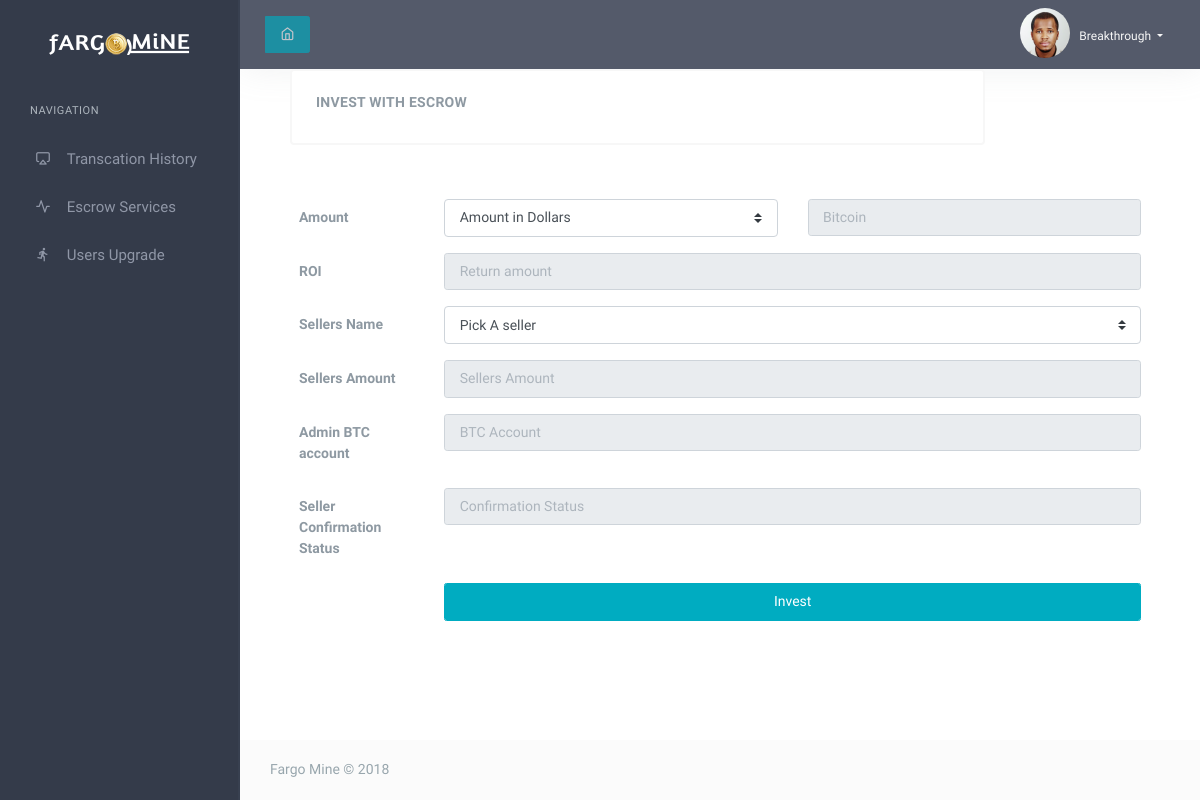
The app's page /user/escrow_buy.php (signed in) with its own data.
### tables this page shows
CREATE TABLE IF NOT EXISTS `users` (
  `user_id` int(11) NOT NULL AUTO_INCREMENT,
  `firstname` varchar(60) NOT NULL,
  `surname` varchar(60) NOT NULL,
  `email` varchar(60) NOT NULL,
  `phone_number` varchar(60) NOT NULL,
  `gender` varchar(10) NOT NULL,
  `country` varchar(60) NOT NULL,
  `state` varchar(60) NOT NULL,
  `block_chain` varchar(100) NOT NULL,
  `password` varchar(250) NOT NULL,
  `dob` varchar(60) NOT NULL,
  `profile_pic_path` varchar(100) NOT NULL,
  `admin` int(3) NOT NULL DEFAULT '0',
  `status` varchar(60) NOT NULL DEFAULT 'new',
  PRIMARY KEY (`user_id`)
);

### user/libraries/functions.inc.php (called while the page is built, shortened)
<?php
require_once 'db_config.php';
function fetch_user($user_id = null){
	global $link;
	if ($user_id != null) {
		$sql = "SELECT * FROM users WHERE user_id = '$user_id'";
		$query = mysqli_query($link, $sql);
		if (mysqli_num_rows($query) > 0) {
			$row = mysqli_fetch_array($query);
			return $row;
		} return false;
	} return false;
}
function investment_date($user_id){
	global $link;
        $sql = "SELECT history.* FROM history INNER JOIN users ON history.user_id = users.user_id WHERE history.txType = 'Deposit' AND users.user_id = '$user_id' ORDER BY time DESC LIMIT 1";
        $query = mysqli_query($link, $sql);
        if (mysqli_num_rows($query) > 0) {
            	$row = mysqli_fetch_assoc($query);
                $time = $row['time'];
				$expected_time = $row['expected_time'];
					 if ($time < $expected_time) {
                   			 return false;
					}else{
							return true;
					}
        }else{
			return true;
		}
}

### user/escrow_buy.php (the view, shortened to what this page needs)
<?php require_once 'left-header.php'; ?>
<?php require_once 'top-menu.php'; ?>
<div class="row">
    <div class="col-12">
        <div class="card">
            <div class="card-body">
                <h4 class="header-title">Invest With Escrow</h4>
                </div>
             </div>
        </div>
    </div>
<div class="card-body">
<?php if (investment_date($user_id)) { ?>
   <form class="form-horizontal" action="<?php echo $_SERVER['PHP_SELF']; ?>" method="post">
    <div class="form-group row">
        <label class="col-sm-2 col-form-label" for="example-email">Amount</label>
        <div class="col-sm-5">
            <select class="custom-select" id="sel" name="amount">
            <option selected="">Amount in Dollars</option>
        </select>
        </div>
        <div class="col-sm-5">
            <input type="text" placeholder="Bitcoin" readonly class="form-control" id="result_new" name="bitcoin">
        </div>
    </div>
    <div class="form-group row">
        <label class="col-sm-2 col-form-label" for="example-email">ROI</label>
        <div class="col-sm-10">
            <input type="text" id="roi" name="roi" class="form-control" placeholder="Return amount" readonly>
        </div>
    </div>
     <div class="form-group row">
        <label class="col-sm-2 col-form-label" for="example-email">Sellers Name</label>
        <div class="col-sm-10">
            <select class="custom-select" id="seller" name="seller_name">
            <option selected="" disabled>Pick A seller</option>
        </select>
            </div>
        </div>
         <div class="form-group row">
        <label class="col-sm-2 col-form-label" for="example-email">Sellers Amount</label>
        <div class="col-sm-10">
            <input type="text" id="amount" class="form-control" placeholder="Sellers Amount" readonly name="esAmount">
        </div>
    </div>
     <div class="form-group row">
        <label class="col-sm-2 col-form-label" for="example-email">Admin BTC account</label>
        <div class="col-sm-10">
            <input type="text" id="random" class="form-control" placeholder="BTC Account" readonly name="admin_btc">
        </div>
    </div>
     <div class="form-group row">
        <label class="col-sm-2 col-form-label" for="example-email">Seller Confirmation Status</label>
        <div class="col-sm-10">
            <input type="text" id="confirm" class="form-control" placeholder="Confirmation Status" readonly name="esConfirm">
        </div>
    </div>
        <div class="form-group row">
        <label class="col-sm-2 col-form-label" for="example-email"></label>
        <div class="col-sm-10">
            <input type="submit" id="example-email" name="submit" class="form-control btn btn-primary" placeholder="Subject" value="Invest">
        </div>
    </div>
</form>
                    <?php } ?>
    </div></div></div></div>
<?php require_once 'footer.php'?>

### user/top-menu.php (shortened to what this page needs)
<div class="content-page">
               <div class="content">
                   <div class="navbar-custom">
                       <ul class="list-unstyled topbar-right-menu float-right mb-0">
                           <li class="dropdown notification-list">
                               <a class="nav-link dropdown-toggle nav-user mr-0" data-toggle="dropdown" href="#" role="button" aria-haspopup="false" aria-expanded="false">
                                   <div alt="user-image" class="rounded-circle" style="background-image: url(<?php echo $user['profile_pic_path']; ?>); width: 50px; height: 50px; background-size: cover; background-position: center; margin-top: 8px; display: inline-block; vertical-align: top;"></div>
                                   <small class="pro-user-name ml-1">
                                       <?php echo $user['firstname']; ?>
                                   </small>
                               </a>
                           </li>
                       </ul>
                       <div class="app-search">
                           <form>
                               <div class="input-group">
                                   <div class="input-group-append">
                                       <button class="btn btn-primary" disabled>
                                           <i class="fe-home"></i>
                                       </button>
                                   </div>
                               </div>
                           </form>
                       </div>
                   </div>
                   <div class="container-fluid">

### records on screen
users: profile_pic_path (picture), firstname "Breakthrough"
